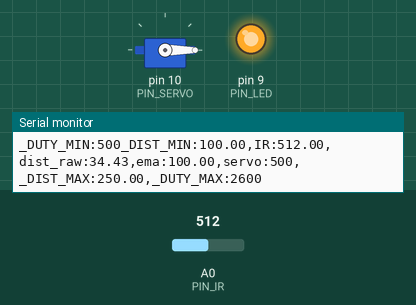
This sketch was run on a simulated Arduino Uno, built with avr-gcc and run on an emulated ATmega328P. Shown: servo, output pins drawn as LEDs (lit = HIGH), the last lines printed to the serial monitor. The inputs (shaded band) are chosen by the test bench; at power-on: A0 (PIN_IR) = 512.

Above: at 1.2 s.
1.3 s: A0 (PIN_IR) set to 355
2.8 s: A0 (PIN_IR) set to 335
At 4.2 s:
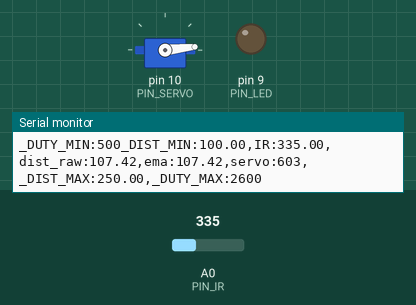
4.5 s: A0 (PIN_IR) set to 306
At 5.5 s:
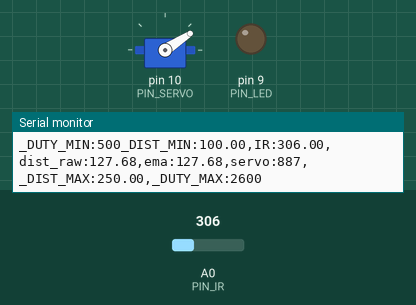
6.2 s: A0 (PIN_IR) set to 240
At 7.7 s:
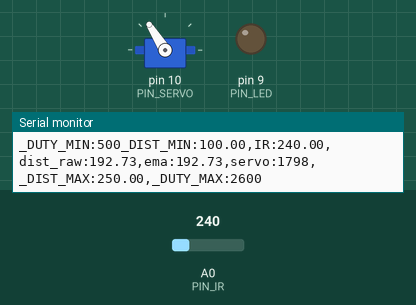
8.0 s: A0 (PIN_IR) set to 260
At 8.9 s:
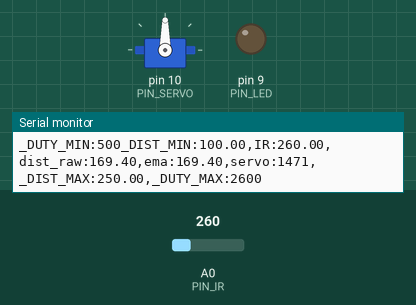
9.7 s: A0 (PIN_IR) set to 122
At 10.6 s:
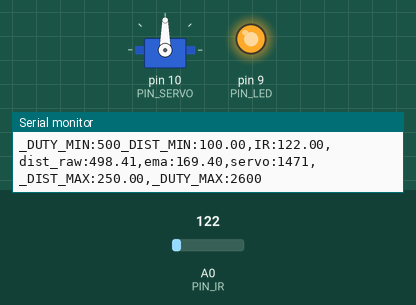
Timing chart, 0 to 12.2 s (numbered marks = the images above; inputs shaded):
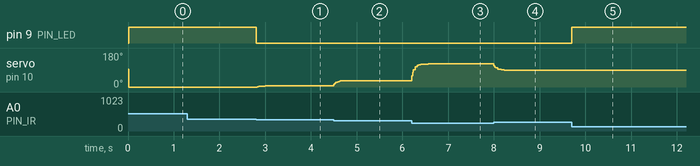

Measured:
- the behaviour switches between 348 and 347 on A0 (PIN_IR) (found by bisection; images 0 and 1)
- after the input at 2.8 s, pin 9 (PIN_LED): HIGH → LOW at once; servo on pin 10 (PIN_SERVO): 0° → 5° at once, → 6° 0.18 s later
- after the input at 4.5 s, servo on pin 10 (PIN_SERVO): 6° → 33° at once
- after the input at 6.2 s, servo on pin 10 (PIN_SERVO): moves from 33° to 122° over 0.36 s, starting at once
- after the input at 8.0 s, servo on pin 10 (PIN_SERVO): 122° → 91° at once, → 90° 0.22 s later
- after the input at 9.7 s, pin 9 (PIN_LED): LOW → HIGH at once

The sketch:

17_example_3.ino
```cpp
#include <Servo.h>

#define PIN_IR    0
#define PIN_LED   9
#define PIN_SERVO 10

#define _DUTY_MIN 500
#define _DUTY_NEU 1500
#define _DUTY_MAX 2600

#define _DIST_MIN  100.0
#define _DIST_MAX  250.0

#define EMA_ALPHA  0.3
#define LOOP_INTERVAL 20

Servo myservo;
unsigned long last_loop_time;

float dist_prev = _DIST_MIN;
float dist_ema = _DIST_MIN;

void setup()
{
  pinMode(PIN_LED, OUTPUT);

  myservo.attach(PIN_SERVO);
  myservo.writeMicroseconds(_DUTY_NEU);

  Serial.begin(1000000);
}

void loop()
{
  unsigned long time_curr = millis();
  int duty;
  float a_value, dist_raw;

  if (time_curr < (last_loop_time + LOOP_INTERVAL))
    return;
  last_loop_time += LOOP_INTERVAL;

  a_value = analogRead(PIN_IR);

  dist_raw = ((6762.0 / (a_value - 9.0)) - 4.0) * 10.0 - 60.0;

  if (dist_raw >= _DIST_MIN && dist_raw <= _DIST_MAX) {
    digitalWrite(PIN_LED, LOW);
    dist_ema = (EMA_ALPHA * dist_raw) + ((1.0 - EMA_ALPHA) * dist_ema);
  } else {
    digitalWrite(PIN_LED, HIGH);
  }

  if (dist_ema <= _DIST_MIN) {
    duty = _DUTY_MIN;
  }
  else if (dist_ema > _DIST_MIN && dist_ema < _DIST_MAX) {
    duty = _DUTY_MIN + (dist_ema - _DIST_MIN) * (_DUTY_MAX - _DUTY_MIN) / (_DIST_MAX - _DIST_MIN);
  }
  else {
    duty = _DUTY_MAX;
  }

  myservo.writeMicroseconds(duty);

  Serial.print("_DUTY_MIN:");  Serial.print(_DUTY_MIN);
  Serial.print("_DIST_MIN:");  Serial.print(_DIST_MIN);
  Serial.print(",IR:");        Serial.print(a_value);
  Serial.print(",dist_raw:");  Serial.print(dist_raw);
  Serial.print(",ema:");       Serial.print(dist_ema);
  Serial.print(",servo:");     Serial.print(duty);
  Serial.print(",_DIST_MAX:"); Serial.print(_DIST_MAX);
  Serial.print(",_DUTY_MAX:"); Serial.print(_DUTY_MAX);
  Serial.println("");
}
```
